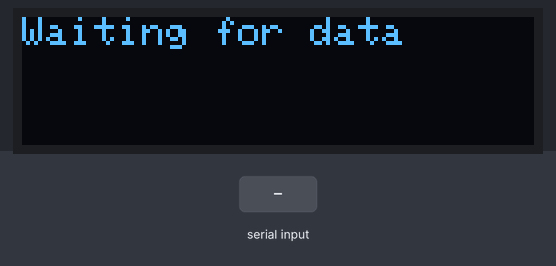
Simulated run of this sketch. Board: Arduino Uno, built with avr-gcc and run on an emulated ATmega328P. Parts: 128×32 one-colour display. Inputs (shaded band) come from the test bench.

Above: at 1.2 s.
1.3 s: "1" received over Serial
At 2.3 s:
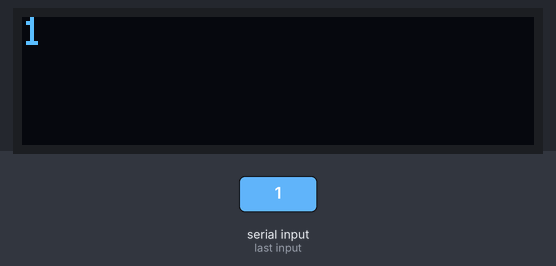
2.8 s: "0" received over Serial
At 3.4 s:
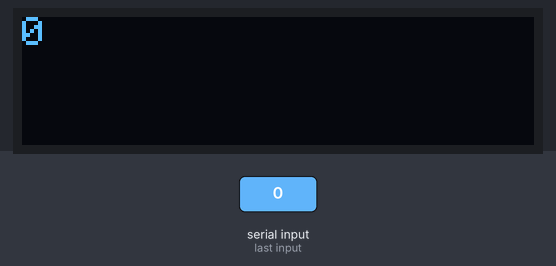
4.3 s: "2" received over Serial
At 5.7 s:
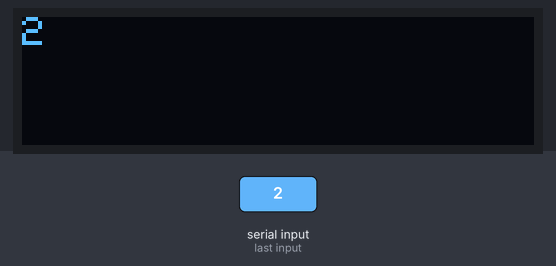
Timing chart, 0 to 7.3 s (numbered marks = the images above; inputs shaded):
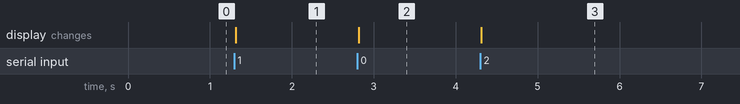

The sketch:

FeatherOLEDUART.ino
```cpp
#include <Wire.h>
#include <Adafruit_SSD1306.h>

#define SCREEN_WIDTH 128 // OLED display width, in pixels
#define SCREEN_HEIGHT 32 // OLED display height, in pixels

// Declaration for an SSD1306 display connected to I2C (SDA, SCL pins)
#define OLED_RESET     4 // Reset pin # (or -1 if sharing Arduino reset pin)

Adafruit_SSD1306 display(SCREEN_WIDTH, SCREEN_HEIGHT, &Wire, OLED_RESET);

void setup() {
  Serial.begin(9600);

  // SSD1306_SWITCHCAPVCC = generate display voltage from 3.3V internally
  display.begin(SSD1306_SWITCHCAPVCC, 0x3C); // Address 0x3C for 128x32

  // Show initial display buffer contents on the screen --
  // the library initializes this with an Adafruit splash screen.

  // Clear the buffer
  display.clearDisplay();
  display.setTextSize(1);
  display.setTextColor(WHITE);
  display.setCursor(0,0);
  display.print("Waiting for data");
  display.display();
}


void loop() {

  if (Serial.available() > 0)
    {
      String incomingData;

      while (Serial.available() > 0)
        {
          incomingData += (char)Serial.read();
        }

      if (incomingData != "")
        {
          display.clearDisplay();
          display.setCursor(0,0);
          display.print(incomingData);
          display.display();
        }
    }

}
```

Measured:
- after the input at 1.3 s, the display: changes at once (image 1)
- after the input at 2.8 s, the display: changes at once (image 2)
- after the input at 4.3 s, the display: changes at once (image 3)
